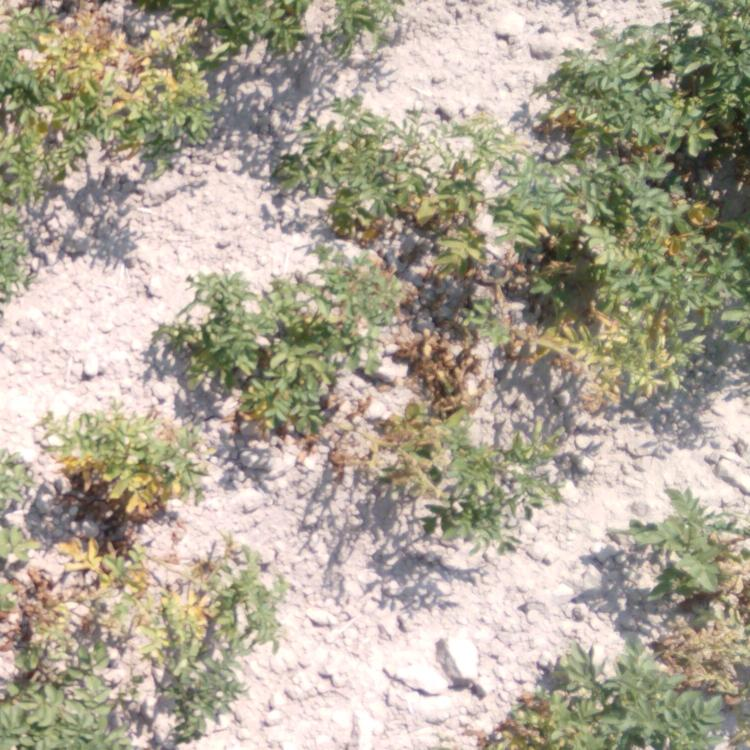
#> input picture Image_026.jpg, 750 x 750 px
$ python sift_roc_curve.py
#> lines starting #> are read from the running program, lines starting #| are printed output that depends on the picture
# -*- coding: utf-8 -*-
"""
Created on Fri Sep 15 21:23:42 2023

@author: Sarwar
"""

import cv2
import numpy as np

import matplotlib.pyplot as plt


# Load two example images
image1 = cv2.imread('Image_026.jpg', cv2.IMREAD_GRAYSCALE)
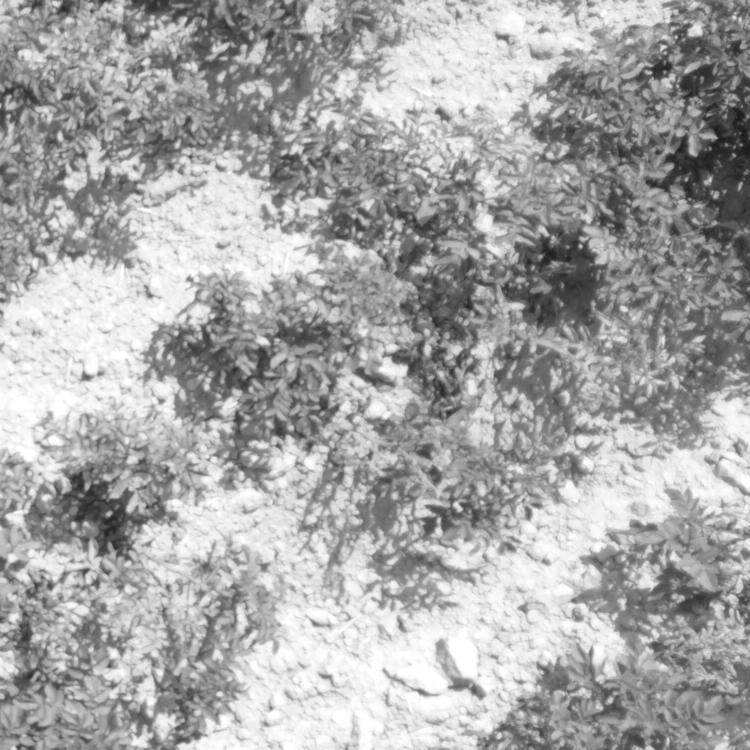
#> image1: shape (750, 750); min 23, max 255, mean 167.4
image2 = cv2.imread('Image_029.jpg', cv2.IMREAD_GRAYSCALE)
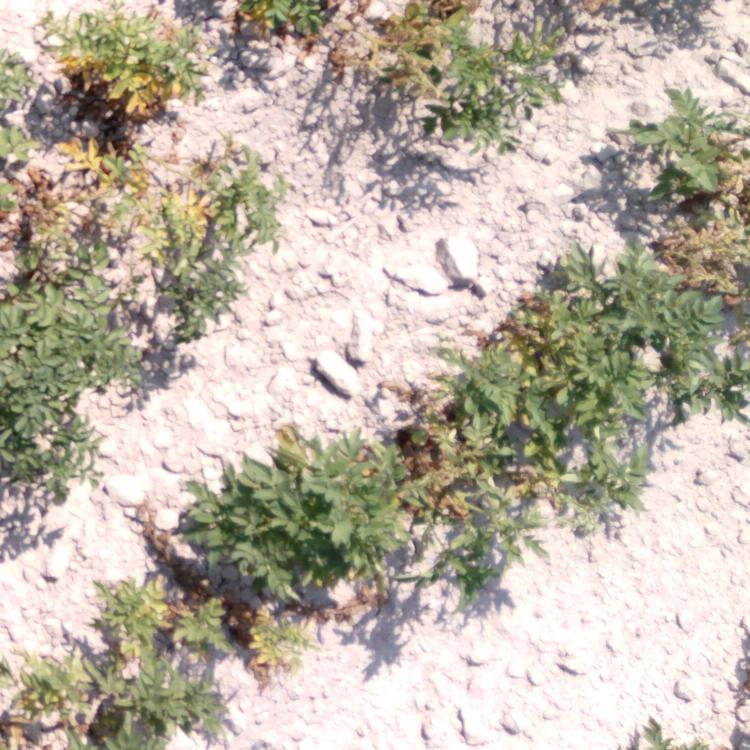
#> input picture Image_029.jpg, 750 x 750 px
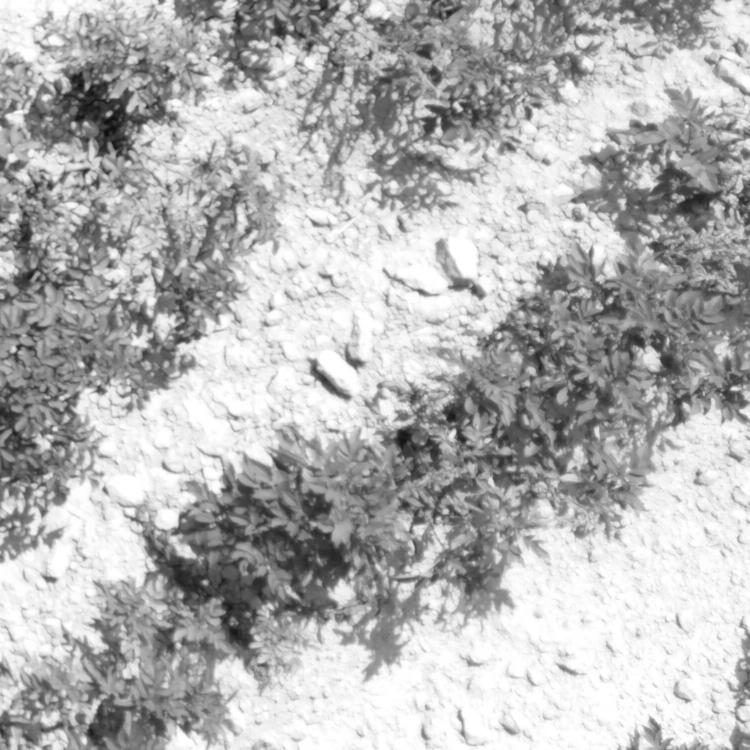
#> image2: shape (750, 750); min 11, max 255, mean 178.9

# Initialize the SIFT detector
sift = cv2.SIFT_create()

# Detect SIFT keypoints and compute descriptors
keypoints1, descriptors1 = sift.detectAndCompute(image1, None)
#> keypoints1 = 11032 keypoints; strongest (x, y, size): (86, 377, 6.2), (696, 30, 9.1), (109, 514, 4.1), (580, 246, 2.8)
keypoints2, descriptors2 = sift.detectAndCompute(image2, None)
#> keypoints2 = 9148 keypoints; strongest (x, y, size): (649, 358, 13.8), (356, 363, 8.5), (109, 114, 4.1), (734, 388, 4.1)

# Create a Brute-Force Matcher
bf = cv2.BFMatcher()

# Match descriptors between the two images
matches = bf.knnMatch(descriptors1, descriptors2, k=2)
#> matches = 11032 matches

# Apply a ratio test to filter good matches
good_matches = []
for m, n in matches:
    if m.distance < 0.75 * n.distance:
        good_matches.append(m)
#> after the loop, good_matches = 3918 matches

# Initialize lists to store true positives (TP) and false positives (FP) for different thresholds
thresholds = np.arange(0, 100, 1)
true_positives = []
false_positives = []

# Compute TP and FP rates for each threshold
for threshold in thresholds:
    tp = sum(1 for match in good_matches if match.distance <= threshold)
#> (the run stopped early here; a loop or call above may not have finished)
